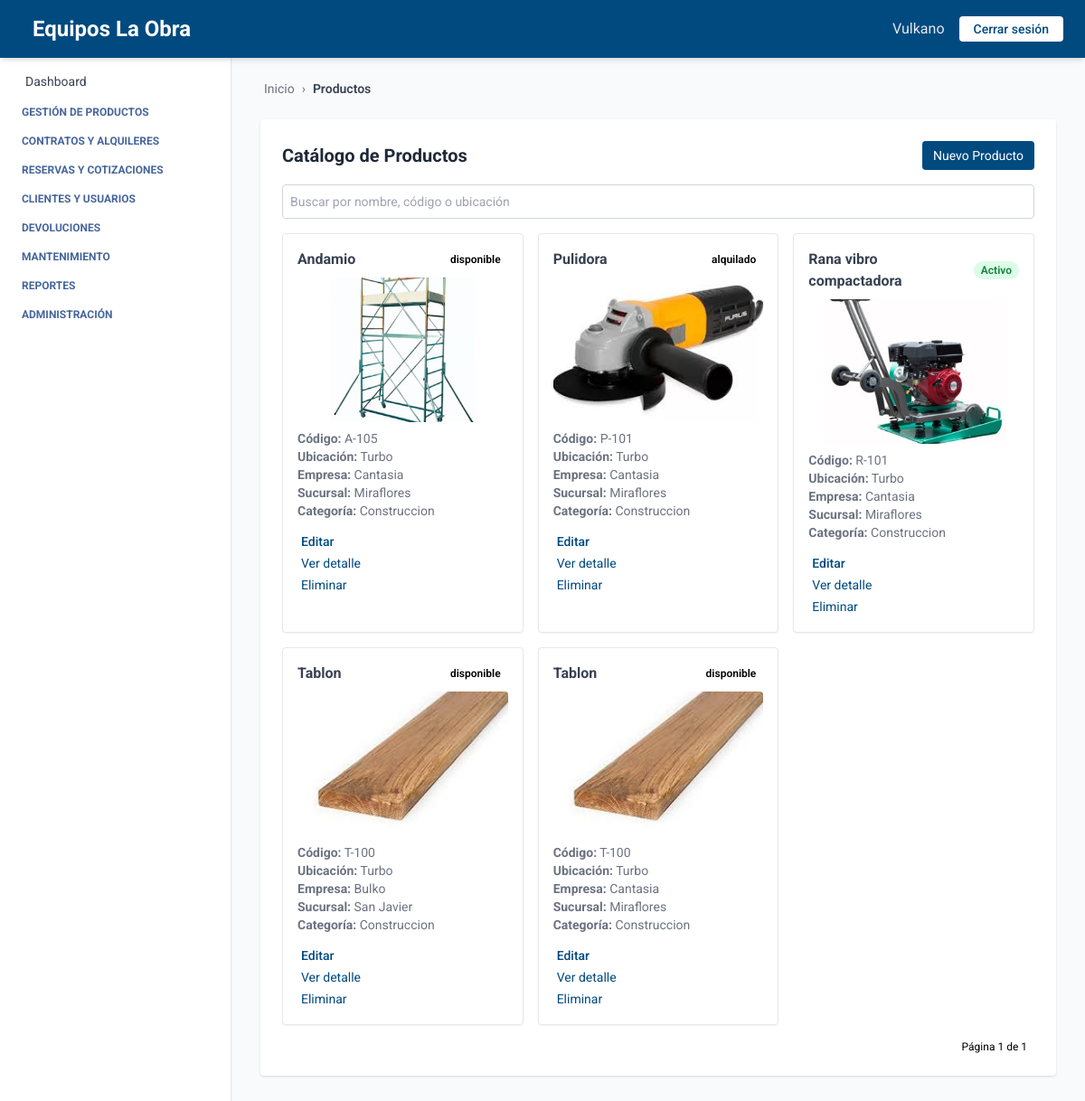
The page /productos/catalogo/ on the database as committed earlier.
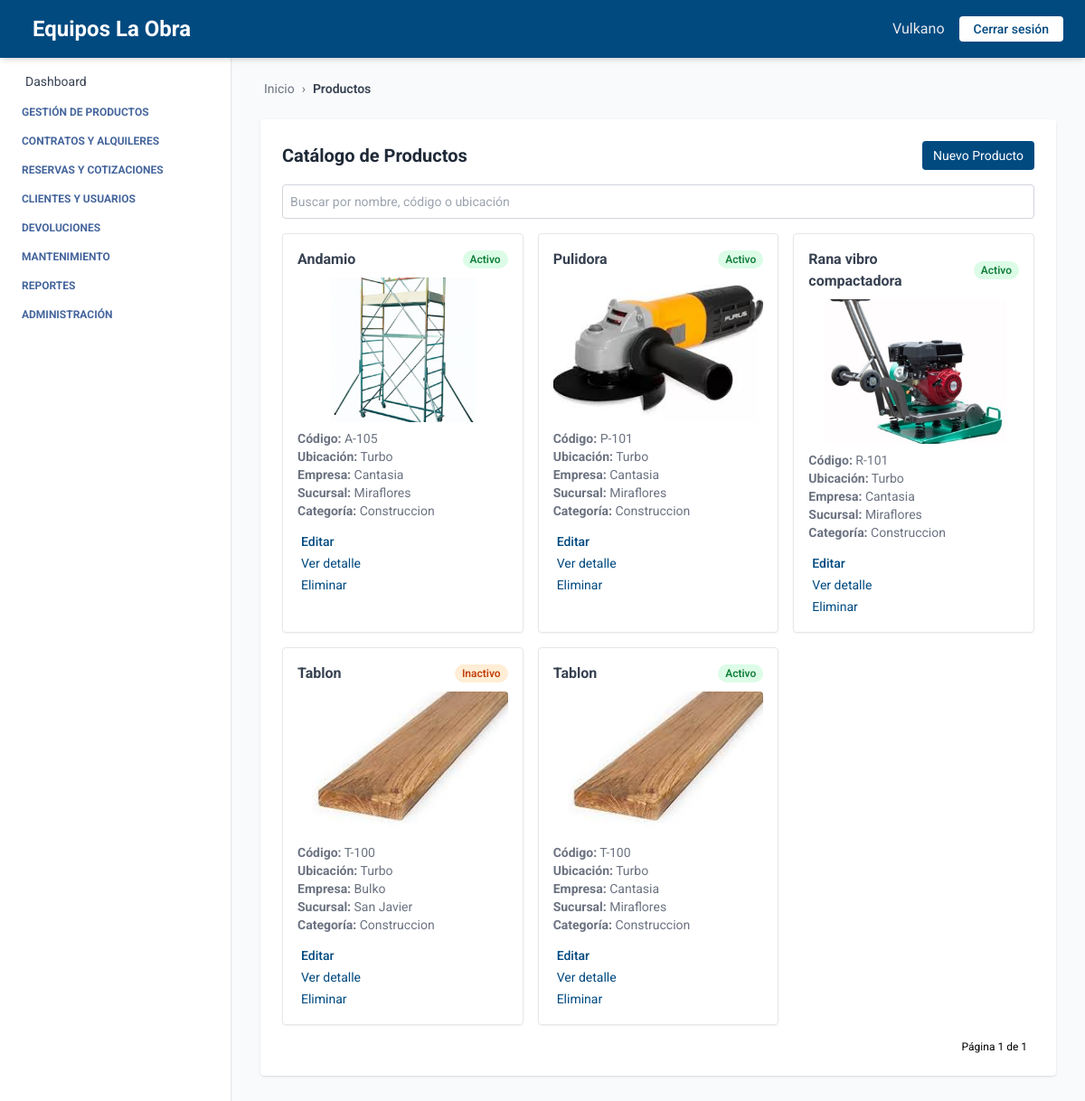
The same page on the database as committed later.
### producto/models.py (models this page shows, shortened)
class Producto(models.Model):
    ESTADOS = [
        ("activo", "Activo"),
        ("inactivo", "Inactivo"),
    ]
    nombre = models.CharField(max_length=100)
    descripcion = models.TextField()
    codigo_interno = models.CharField(max_length=50)
    estado = models.CharField(max_length=20, choices=ESTADOS, default="disponible")
    ubicacion_actual = models.CharField(max_length=100)
    marca = models.CharField(max_length=100, blank=True, null=True)
    modelo = models.CharField(max_length=100, blank=True, null=True)
    serial = models.CharField(max_length=100, blank=True, null=True)
    imagen = models.ImageField(upload_to="media/productos/", null=True, blank=True)
    empresa = models.ForeignKey(Empresa, on_delete=models.CASCADE, related_name='productos', default=1)
    sucursal = models.ForeignKey(Sucursal, on_delete=models.CASCADE, related_name='productos', default=1)
    categoria = models.ForeignKey(Categoria, on_delete=models.SET_NULL, null=True, blank=True, related_name='productos')
    proveedor = models.ForeignKey(Proveedor, on_delete=models.SET_NULL, null=True, blank=True, related_name='productos')
    created_at = models.DateTimeField(auto_now_add=True)
    updated_at = models.DateTimeField(auto_now=True)
    creado_por = models.CharField(max_length=100, blank=True, null=True)
    modificado_por = models.CharField(max_length=100, blank=True, null=True)
    class Meta:
        ordering = ['nombre']
        verbose_name = 'Producto'
        verbose_name_plural = 'Productos'
        constraints = [
            models.UniqueConstraint(fields=['empresa', 'codigo_interno'], name='unique_codigo_por_empresa')
        ]

class Categoria(models.Model):
    nombre = models.CharField(max_length=100, null=False)
    descripcion = models.TextField(blank=True, null=False)
    empresa = models.ForeignKey(Empresa, on_delete=models.CASCADE, related_name='categorias', default=1)
    class Meta:
        verbose_name = 'Categoría'
        verbose_name_plural = 'Categorías'
        unique_together = ('nombre', 'empresa')
        ordering = ['nombre']

### empresa/models.py (models this page shows, shortened)
class Empresa(models.Model):
    ESTADOS = [
        ("activo", "Activo"),
        ("inactivo", "Inactivo"),
    ]
    nombre = models.CharField(max_length=100)
    nit = models.CharField(max_length=50, unique=True)
    ciudad = models.CharField(max_length=100, blank=True, null=True)
    direccion = models.CharField(max_length=255, blank=True, null=True)
    departamento = models.CharField(max_length=100, blank=True, null=True)
    telefono = models.CharField(max_length=20, blank=True, null=True)
    estado = models.CharField(max_length=20, choices=ESTADOS, default="activo")

class Sucursal(models.Model):
    ESTADOS = [
        ("activo", "Activo"),
        ("inactivo", "Inactivo"),
    ]
    empresa = models.ForeignKey(Empresa, related_name='sucursales', on_delete=models.CASCADE)
    nombre = models.CharField(max_length=100)
    ciudad = models.CharField(max_length=100)
    direccion = models.CharField(max_length=255)
    departamento = models.CharField(max_length=100, blank=True, null=True)
    telefono = models.CharField(max_length=20, blank=True, null=True)
    estado = models.CharField(max_length=20, choices=ESTADOS, default="activo")

### producto/views_producto.py (the view)
# urls.py: path('catalogo/', ProductoListView.as_view(), name='producto_list'),
class ProductoListView(BreadcrumbMixin, ListView):
    model = Producto
    template_name = 'producto_list.html'
    context_object_name = 'productos'
    ordering = ['nombre']
    paginate_by = 9  # o lo que prefieras
    breadcrumb_items = [
        ("Productos", None)
    ]
    def get_queryset(self):
        queryset = super().get_queryset()
        q = self.request.GET.get('q')
        if q:
            queryset = queryset.filter(
                Q(nombre__icontains=q) |
                Q(codigo_interno__icontains=q) |
                Q(ubicacion_actual__icontains=q)
            )
        return queryset

### core/views.py (called while the page is built)
    def get_context_data(self, **kwargs):
        context = super().get_context_data(**kwargs)
        context["home"] = self.home_url
        context["breadcrumb_items"] = self.breadcrumb_items
        return context

### producto/templates/producto_list.html (shortened to what this page needs)
{% extends 'index.html' %}
{% block breadcrumb %}
  {% include 'breadcrumb.html' with home='/' breadcrumbs=breadcrumb_items %}
{% endblock %}
{% block content %}
<div class="max-w-6xl mx-auto mt-6 bg-white p-6 rounded shadow">
  <div class="flex justify-between items-center mb-4">
    <h2 class="text-xl font-bold text-gray-800">Catálogo de Productos</h2>
    <a href="{% url 'crear_producto' %}" class="bg-[var(--primary-color)] text-white px-3 py-1.5 text-sm rounded hover:bg-blue-700 transition">
      Nuevo Producto
    </a>
  </div>
  <form method="get" class="mb-4">
    <input type="text" name="q" placeholder="Buscar por nombre, código o ubicación" value="{{ request.GET.q }}" class="w-full text-sm p-2 border border-gray-300 rounded focus:outline-none focus:ring-2 focus:ring-[var(--primary-color)]" />
  </form>
  {% if productos %}
  <div class="grid grid-cols-1 sm:grid-cols-2 lg:grid-cols-3 gap-4">
    {% for producto in productos %}
    <div class="border rounded shadow-sm p-4 hover:shadow-lg transition relative">
      <div class="flex justify-between items-center mb-2">
        <h3 class="font-bold text-gray-700">{{ producto.nombre }}</h3>
        <span class="text-xs font-semibold px-2 py-0.5 rounded-full
          {% if producto.estado == 'activo' %}
            bg-green-100 text-green-700
          {% elif producto.estado == 'inactivo' %}
            bg-orange-100 text-orange-700
          {% endif %}">
          {{ producto.get_estado_display }}
        </span>
      </div>
      {% if producto.imagen %}
        <img src="{{ producto.imagen.url }}" alt="{{ producto.nombre }}" class="w-full h-40 object-cover rounded mb-2">
      {% endif %}
      <p class="text-sm text-gray-500"><strong>Código:</strong> {{ producto.codigo_interno }}</p>
      <p class="text-sm text-gray-500"><strong>Ubicación:</strong> {{ producto.ubicacion_actual }}</p>
      <p class="text-sm text-gray-500"><strong>Empresa:</strong> {{ producto.empresa.nombre }}</p>
      <p class="text-sm text-gray-500"><strong>Sucursal:</strong> {{ producto.sucursal.nombre }}</p>
      <p class="text-sm text-gray-500"><strong>Categoría:</strong> {{ producto.categoria.nombre }}</p>
      <div class="mt-3">
        <a href="{% url 'editar_producto' producto.id %}" class="text-sm font-medium text-[var(--primary-color)] hover:underline">
          Editar
        </a>
      </div>
      <div class="mt-0">
        <a href="{% url 'detalle_producto' producto.id %}" class="text-sm text-[var(--primary-color)] hover:underline">
          Ver detalle
        </a> <br>
        <a href="{% url 'eliminar_producto' producto.id %}" class="text-sm text-[var(--primary-color)] hover:underline">
          Eliminar
        </a>
      </div>
    </div>
    {% endfor %}
  </div>
  {% else %}
    <p class="text-gray-600">No hay productos registrados.</p>
  {% endif %}
  <div class="mt-4 flex justify-end text-xs">
    <span class="mx-2">Página {{ page_obj.number }} de {{ page_obj.paginator.num_pages }}</span>
  </div>
</div>
{% endblock %}

### core/templates/index.html (shortened to what this page needs)
<!DOCTYPE html>
<html lang="es">
  <head>
    <script src="https://cdn.tailwindcss.com"></script>
  </head>
  <body class="bg-gray-50 min-h-screen">
    {% include 'header.html' %}
    <aside class="fixed top-16 left-0 w-64 bg-white h-[calc(100vh-4rem)] overflow-y-auto border-r shadow-sm hidden sm:block">
      {% include 'navbar.html' %}
    </aside>
    <div class="ml-64 pt-14 min-h-screen">
      <main class="p-8">
        {% block breadcrumb %}{% endblock %}
        {% block content %}{% endblock %}
      </main>
    </div>
  </body>
</html>

### core/templates/header.html (shortened to what this page needs)
<header class="bg-[var(--primary-color)] shadow-md w-full h-16 flex items-center px-6 justify-between fixed top-0 left-0 z-10">
  <h1 class="text-2xl font-bold text-white flex items-center gap-3">
    Equipos La Obra
  </h1>
  <div class="flex items-center space-x-4">
    <span class="text-gray-200 hidden sm:inline">Vulkano</span>
    <button class="text-sm font-medium text-[var(--primary-color)] bg-white px-4 py-1 rounded transition hover:bg-gray-100">
      Cerrar sesión
    </button>
  </div>
</header>

### core/templates/navbar.html (shortened to what this page needs)
<nav class="p-4 text-sm space-y-4">
  <ul class="space-y-4">
    <li>
      <a href="#" class="flex items-center gap-3 text-gray-700 hover:text-[var(--primary-color)] transition">
        Dashboard
      </a>
    </li>
  </ul>
  <details class="group">
    <summary class="cursor-pointer text-[var(--text-aside-color)] uppercase text-xs font-bold flex items-center gap-2">
       Gestión de productos
    </summary>
  </details>
  <details class="group">
    <summary class="cursor-pointer text-[var(--text-aside-color)] uppercase text-xs font-bold flex items-center gap-2">
       Contratos y alquileres
    </summary>
  </details>
  <details class="group">
    <summary class="cursor-pointer text-[var(--text-aside-color)] uppercase text-xs font-bold flex items-center gap-2">
       Reservas y cotizaciones
    </summary>
  </details>
  <details class="group">
    <summary class="cursor-pointer text-[var(--text-aside-color)] uppercase text-xs font-bold flex items-center gap-2">
       Clientes y usuarios
    </summary>
  </details>
  <details class="group">
    <summary class="cursor-pointer text-[var(--text-aside-color)] uppercase text-xs font-bold flex items-center gap-2">
       Devoluciones
    </summary>
  </details>
  <details class="group">
    <summary class="cursor-pointer text-[var(--text-aside-color)] uppercase text-xs font-bold flex items-center gap-2">
       Mantenimiento
    </summary>
  </details>
  <details class="group">
    <summary class="cursor-pointer text-[var(--text-aside-color)] uppercase text-xs font-bold flex items-center gap-2">
       Reportes
    </summary>
  </details>
  <details class="group">
    <summary class="cursor-pointer text-[var(--text-aside-color)] uppercase text-xs font-bold flex items-center gap-2">
       Administración
    </summary>
  </details>
</nav>

### core/templates/breadcrumb.html (shortened to what this page needs)
<nav class="text-sm text-gray-500 mb-4 flex items-center gap-1">
    {% if home %}
      <a href="{{ home }}" class="hover:text-[var(--primary-color)] flex items-center gap-1">
         Inicio
      </a>
      <span class="mx-1">›</span>
    {% endif %}
    {% for label, url in breadcrumbs %}
      {% if url %}
        <a href="{{ url }}" class="hover:text-[var(--primary-color)]">{{ label }}</a>
        <span class="mx-1">›</span>
      {% else %}
        <span class="text-gray-700 font-semibold">{{ label }}</span>
      {% endif %}
    {% endfor %}
  </nav>

### core/templates/index.html (style rules this page uses)
:root { --primary-color: #004a80; --text-aside-color: rgb(69, 101, 156); }
body { font-family: 'Roboto', sans-serif; }

Rows that differ between the two databases and show on the page:
changed Producto "Andamio": estado "disponible" → "Activo"
changed Producto "Pulidora": estado "alquilado" → "Activo"
changed Producto "Bulko": estado "disponible" → "Inactivo"
changed Producto (number 5 of 5 on the later page): estado "disponible" → "Activo"
